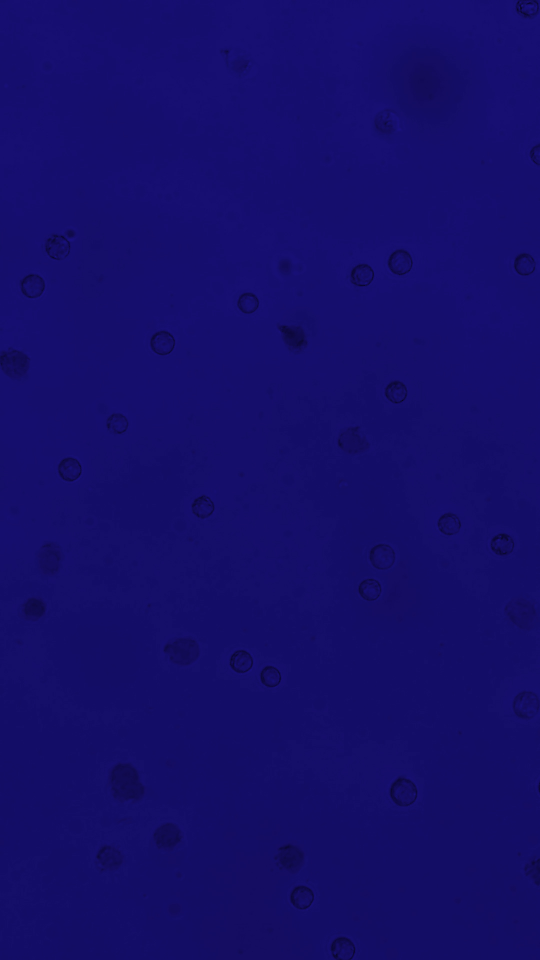
#> input picture python-version/cellphoto-blue version.jpg, 1080 x 1920 px (shown at 1/2 size)
$ python -i cell_detector_gpu.py   (imports and definitions only)
#> lines starting #> are read from the running program, lines starting #| are printed output that depends on the picture
"""
GPU-accelerated Cell Detection Module
This module provides GPU-accelerated cell detection using CUDA and CuPy for improved performance.
"""

import cv2
import numpy as np
from skimage import measure, morphology, filters, segmentation
from scipy import ndimage as ndi
import time

# Try to import GPU libraries
# [8 lines not run here, left out]

class CellDetectorGPU:
    """GPU-accelerated cell detection class for processing images and detecting cells"""

    def __init__(self):
        # Parameters for cell detection (optimized for conservative detection)
        self.clahe_clip_limit = 2.0  # Reduced for less aggressive contrast enhancement
        self.clahe_tile_size = 8     # Smaller tiles for more localized enhancement
        self.min_object_size = 25    # Increased to filter out more noise
        self.eccentricity_threshold = 0.95  # More restrictive for rounder objects
        self.area_threshold_small = 100     # Lower threshold for first stage
        self.area_threshold_large = 300     # Reduced for more conservative filtering
        self.area_min = 80           # Increased minimum area
        self.area_max = 500          # Increased maximum area for larger cells
        self.min_perimeter = 30      # Reduced minimum perimeter
        self.max_perimeter = 200     # Reduced maximum perimeter
        self.min_circularity = 0.3   # More permissive circularity
        self.max_circularity = 3.0   # More restrictive maximum circularity
        self.aspect_ratio_threshold = 2.0  # More permissive aspect ratio

        # Edge detection parameters (more conservative)
        self.canny_low = 50          # Higher low threshold
        self.canny_high = 150        # Keep high threshold
        self.edge_threshold = 50     # Higher edge threshold

        # Morphology parameters
        self.final_min_size = 100

        # Watershed parameters
        self.use_watershed = True
        self.watershed_distance_threshold = 10
        self.watershed_footprint_size = 3
        self.watershed_compactness = 0.5
        self.watershed_min_area = 500

        # Additional parameters
        self.min_area = self.area_min
        self.max_area = self.area_max

        # Detection results
        self.detected_cells = []
        self.processing = False

        # GPU context
        self.gpu_available = GPU_AVAILABLE
        if self.gpu_available:
            try:
                # Test GPU functionality
                test_array = cp.array([1, 2, 3])
                _ = cp.asnumpy(test_array)
                print("GPU context initialized successfully")
            except Exception as e:
                print(f"GPU initialization failed: {e}")
                self.gpu_available = False

    # [281 lines left out: functions _to_gpu, _to_cpu, _gpu_gaussian_blur, _gpu_canny, _gpu_threshold, _gpu_morphology and 2 more, not called in this run]

>>> import cv2
>>> picture = cv2.imread('../cellphoto-blue version.jpg', cv2.IMREAD_GRAYSCALE)
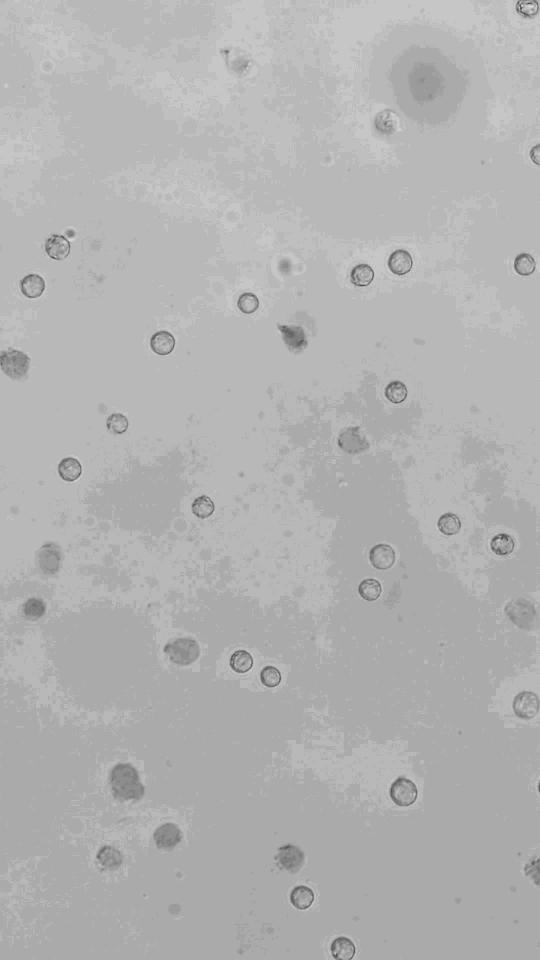
#> picture: shape (1920, 1080) (shown at 1/2 size); min 1, max 37, mean 26.2; drawn with min black and max white
#> (the run stopped early here; a loop or call above may not have finished)
